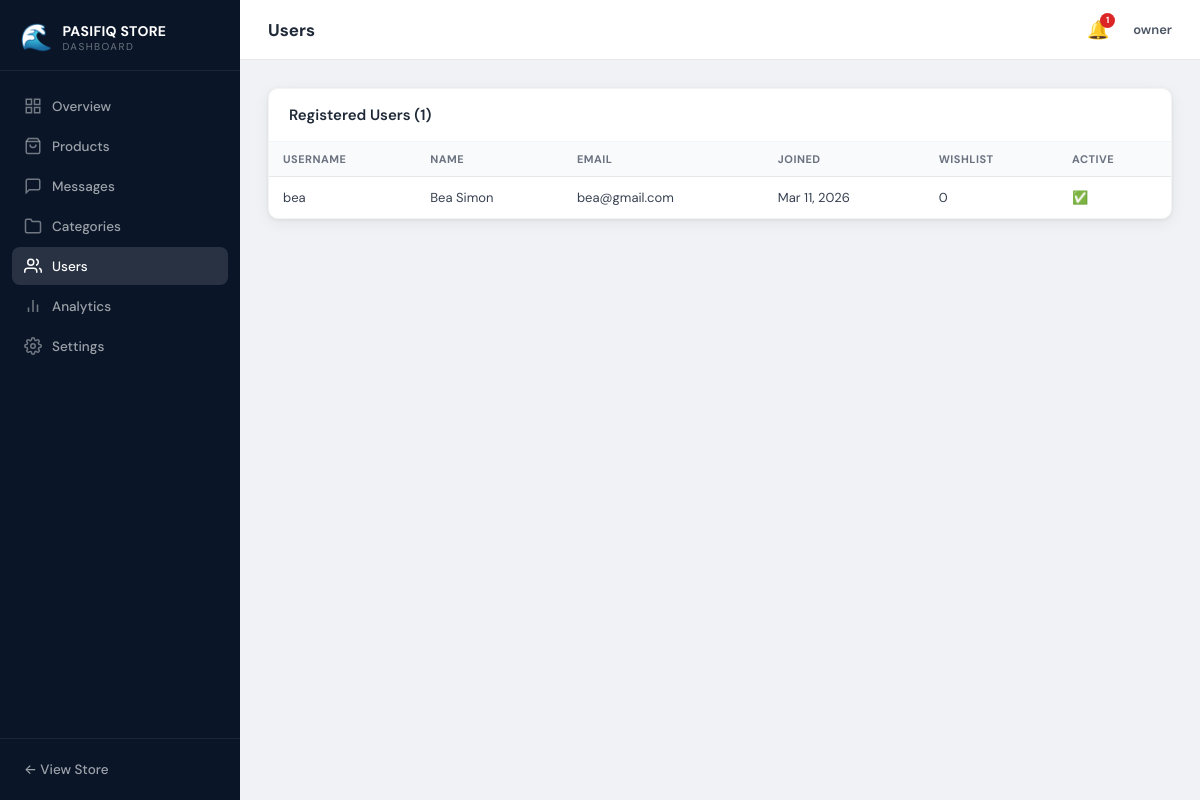
Screenshot of /dashboard/users/ (signed in) with the database file from the repository.
### core/models.py (models this page shows, shortened)
class SiteSettings(models.Model):
    store_name = models.CharField(max_length=100, default='PASIFIQ STORE')
    tagline = models.CharField(max_length=200, blank=True)
    phone = models.CharField(max_length=20, blank=True)
    whatsapp = models.CharField(max_length=20, blank=True)
    email = models.EmailField(blank=True)
    address = models.TextField(blank=True)
    facebook = models.URLField(blank=True)
    instagram = models.URLField(blank=True)
    twitter = models.URLField(blank=True)
    logo = models.ImageField(upload_to='site/', blank=True, null=True)
    hero_image = models.ImageField(upload_to='site/', blank=True, null=True)
    about_text = models.TextField(blank=True)
    updated_at = models.DateTimeField(auto_now=True)
    class Meta:
        db_table = 'site_settings'
        verbose_name = 'Site Settings'
        verbose_name_plural = 'Site Settings'

### users/models.py (models this page shows, shortened)
class CustomUser(AbstractUser):
    bio = models.TextField(blank=True)
    avatar = models.ImageField(upload_to='avatars/', blank=True, null=True)
    phone = models.CharField(max_length=20, blank=True)
    location = models.CharField(max_length=100, blank=True)
    date_of_birth = models.DateField(null=True, blank=True)
    is_store_owner = models.BooleanField(default=False)
    email_notifications = models.BooleanField(default=True)
    created_at = models.DateTimeField(auto_now_add=True)
    updated_at = models.DateTimeField(auto_now=True)
    class Meta:
        db_table = 'users'
        indexes = [models.Index(fields=['username']), models.Index(fields=['email'])]
    def get_full_name(self):
        return f"{self.first_name} {self.last_name}".strip() or self.username
    @property
    def wishlist_count(self):
        return self.wishlist_items.count()

### dashboard/views.py (the view)
@owner_required
def user_list(request):
    users = CustomUser.objects.filter(is_superuser=False).order_by('-date_joined')
    paginator = Paginator(users, 20)
    page = paginator.get_page(request.GET.get('page', 1))
    return render(request, 'dashboard/user_list.html', {'users': page})

### comparison/context_processors.py (called while the page is built)
def comparison_context(request):
    if request.user.is_authenticated:
        items = ComparisonItem.objects.filter(user=request.user)
    else:
        session_key = request.session.session_key
        items = ComparisonItem.objects.filter(session_key=session_key) if session_key else ComparisonItem.objects.none()
    return {
        'comparison_count': items.count(),
        'comparison_product_ids': list(items.values_list('product_id', flat=True)),
    }

### core/context_processors.py (called while the page is built)
def global_context(request):
    try:
        site_settings = SiteSettings.objects.first()
    except:
        site_settings = None
    return {
        'store_name': getattr(site_settings, 'store_name', settings.STORE_NAME),
        'store_phone': getattr(site_settings, 'phone', settings.STORE_PHONE),
        'store_whatsapp': getattr(site_settings, 'whatsapp', settings.STORE_WHATSAPP),
        'store_email': getattr(site_settings, 'email', settings.STORE_EMAIL),
        'store_address': getattr(site_settings, 'address', settings.STORE_ADDRESS),
        'site_settings': site_settings,
    }

### notifications/context_processors.py (called while the page is built)
def notifications_context(request):
    if request.user.is_authenticated and (request.user.is_store_owner or request.user.is_superuser):
        unread = Notification.objects.filter(recipient=request.user, is_read=False).count()
        recent = Notification.objects.filter(recipient=request.user).order_by('-created_at')[:5]
    else:
        unread = 0
        recent = []
    return {'unread_notifications': unread, 'recent_notifications': recent}

### wishlist/context_processors.py (called while the page is built)
def wishlist_context(request):
    if request.user.is_authenticated:
        count = WishlistItem.objects.filter(user=request.user).count()
        ids = list(WishlistItem.objects.filter(user=request.user).values_list('product_id', flat=True))
    else:
        count = 0
        ids = []
    return {'wishlist_count': count, 'wishlist_product_ids': ids}

### templates/dashboard/user_list.html (shortened to what this page needs)
{% extends 'dashboard/base.html' %}
{% block page_title %}Users{% endblock %}
{% block content %}
<div class="panel">
    <div class="panel-header"><h3>Registered Users ({{ users.paginator.count }})</h3></div>
    <table class="data-table">
        <thead><tr><th>Username</th><th>Name</th><th>Email</th><th>Joined</th><th>Wishlist</th><th>Active</th></tr></thead>
        <tbody>
            {% for user in users %}
            <tr>
                <td>{{ user.username }}</td>
                <td>{{ user.get_full_name|default:"—" }}</td>
                <td>{{ user.email }}</td>
                <td>{{ user.date_joined|date:"M d, Y" }}</td>
                <td>{{ user.wishlist_count }}</td>
                <td>{% if user.is_active %}✅{% else %}❌{% endif %}</td>
            </tr>
            {% empty %}
            <tr><td colspan="6" class="table-empty">No users found.</td></tr>
            {% endfor %}
        </tbody>
    </table>
</div>
{% endblock %}

### templates/dashboard/base.html (shortened to what this page needs)
<!DOCTYPE html>
<html lang="en">
<head>
    {% load static %}
    <link rel="stylesheet" href="{% static 'css/dashboard.css' %}">
</head>
<body class="dashboard-body">
<div class="dashboard-layout">
    <aside class="dashboard-sidebar">
        <div class="sidebar-brand">
            <span class="brand-icon">🌊</span>
            <div>
                <span class="brand-name">{{ store_name }}</span>
                <span class="brand-sub">Dashboard</span>
            </div>
        </div>
        <nav class="sidebar-nav">
            <a href="{% url 'dashboard:index' %}" class="sidebar-link {% if request.resolver_match.url_name == 'index' %}active{% endif %}">
                <svg width="18" height="18" viewBox="0 0 24 24" fill="none" stroke="currentColor" stroke-width="2"><rect x="3" y="3" width="7" height="7"/><rect x="14" y="3" width="7" height="7"/><rect x="14" y="14" width="7" height="7"/><rect x="3" y="14" width="7" height="7"/></svg>
                Overview
            </a>
            <a href="{% url 'dashboard:product_list' %}" class="sidebar-link {% if 'product' in request.resolver_match.url_name %}active{% endif %}">
                <svg width="18" height="18" viewBox="0 0 24 24" fill="none" stroke="currentColor" stroke-width="2"><path d="M6 2L3 6v14a2 2 0 0 0 2 2h14a2 2 0 0 0 2-2V6l-3-4z"/><line x1="3" y1="6" x2="21" y2="6"/><path d="M16 10a4 4 0 0 1-8 0"/></svg>
                Products
            </a>
            <a href="{% url 'dashboard:message_list' %}" class="sidebar-link {% if 'message' in request.resolver_match.url_name %}active{% endif %}">
                <svg width="18" height="18" viewBox="0 0 24 24" fill="none" stroke="currentColor" stroke-width="2"><path d="M21 15a2 2 0 0 1-2 2H7l-4 4V5a2 2 0 0 1 2-2h14a2 2 0 0 1 2 2z"/></svg>
                Messages
            </a>
            <a href="{% url 'dashboard:category_list' %}" class="sidebar-link {% if 'category' in request.resolver_match.url_name %}active{% endif %}">
                <svg width="18" height="18" viewBox="0 0 24 24" fill="none" stroke="currentColor" stroke-width="2"><path d="M22 19a2 2 0 0 1-2 2H4a2 2 0 0 1-2-2V5a2 2 0 0 1 2-2h5l2 3h9a2 2 0 0 1 2 2z"/></svg>
                Categories
            </a>
            <a href="{% url 'dashboard:user_list' %}" class="sidebar-link {% if request.resolver_match.url_name == 'user_list' %}active{% endif %}">
                <svg width="18" height="18" viewBox="0 0 24 24" fill="none" stroke="currentColor" stroke-width="2"><path d="M17 21v-2a4 4 0 0 0-4-4H5a4 4 0 0 0-4 4v2"/><circle cx="9" cy="7" r="4"/><path d="M23 21v-2a4 4 0 0 0-3-3.87"/><path d="M16 3.13a4 4 0 0 1 0 7.75"/></svg>
                Users
            </a>
            <a href="{% url 'dashboard:analytics' %}" class="sidebar-link {% if request.resolver_match.url_name == 'analytics' %}active{% endif %}">
                <svg width="18" height="18" viewBox="0 0 24 24" fill="none" stroke="currentColor" stroke-width="2"><line x1="18" y1="20" x2="18" y2="10"/><line x1="12" y1="20" x2="12" y2="4"/><line x1="6" y1="20" x2="6" y2="14"/></svg>
                Analytics
            </a>
            <a href="{% url 'dashboard:settings' %}" class="sidebar-link {% if request.resolver_match.url_name == 'settings' %}active{% endif %}">
                Settings
            </a>
        </nav>
        <div class="sidebar-footer">
            <a href="{% url 'core:home' %}" class="sidebar-link">← View Store</a>
        </div>
    </aside>
    <div class="dashboard-main">
        <header class="dashboard-topbar">
            <div class="topbar-left">
                <h1 class="dashboard-page-title">{% block page_title %}Dashboard{% endblock %}</h1>
            </div>
            <div class="topbar-right">
                <div class="notif-dropdown">
                    <button class="notif-btn" id="notifBtn">
                        🔔
                        {% if unread_notifications > 0 %}<span class="notif-badge">{{ unread_notifications }}</span>{% endif %}
                    </button>
                </div>
                <span class="topbar-user">{{ request.user.username }}</span>
            </div>
        </header>
        <div class="dashboard-content">
            {% block content %}{% endblock %}
        </div>
    </div>
</div>
</body>
</html>

### rows the page displays
SiteSettings: store_name "PASIFIQ STORE"
CustomUser: user.username "owner"
CustomUser: username "bea", get_full_name "Bea Simon", email "bea@gmail.com", date_joined "Mar 11, 2026", wishlist_count "0"

### other values shown
{{ unread_notifications }} "1"
{{ users.paginator.count }} "1"
